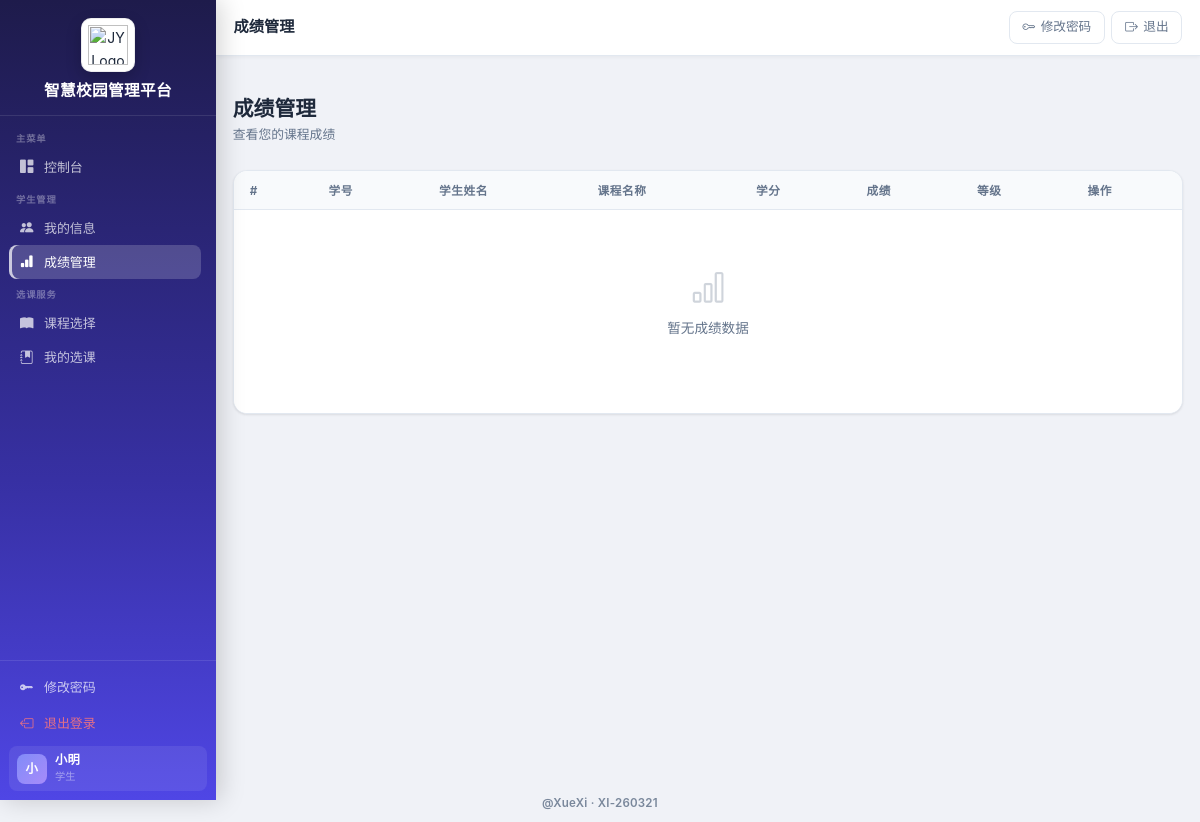
Before: /scores (signed in) with the older database file.
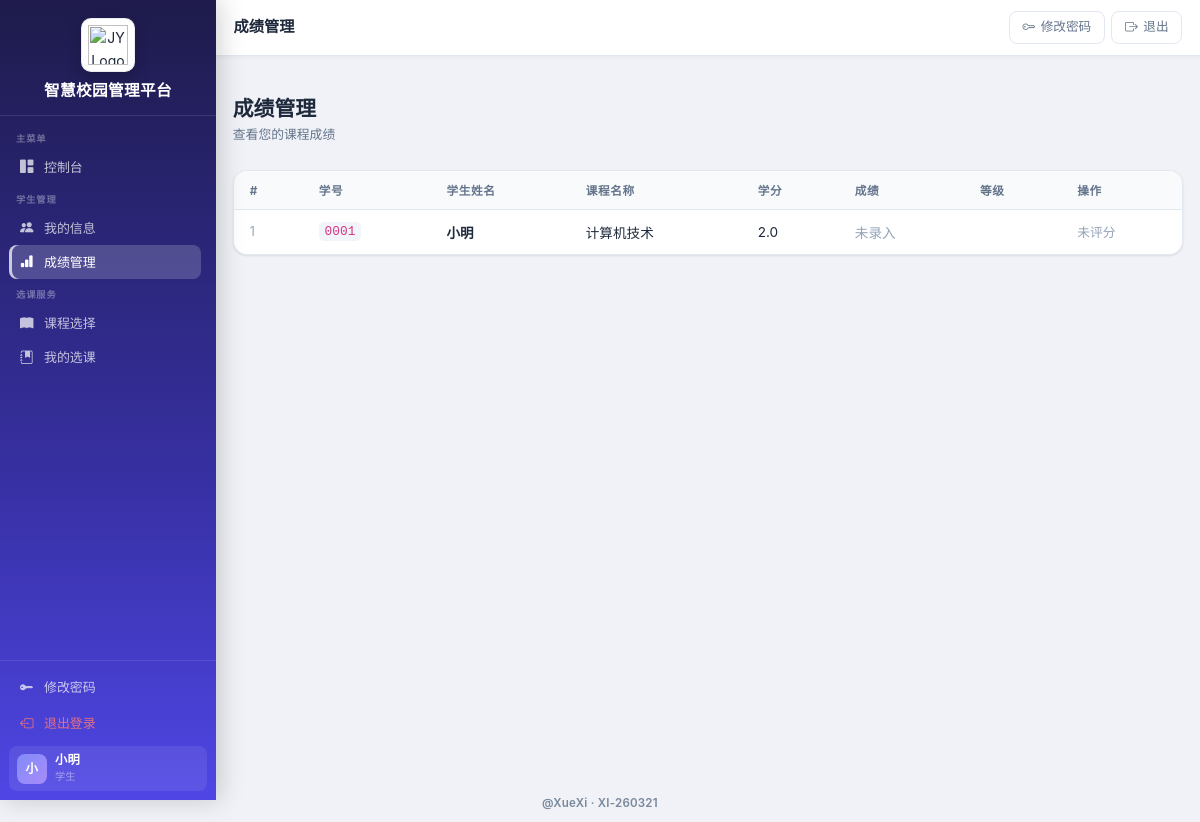
After: the same page with the newer database file.
### app.py (models this page shows)
class Enrollment(db.Model):
    __tablename__ = "enrollments"
    id = db.Column(db.Integer, primary_key=True)
    student_id = db.Column(db.Integer, db.ForeignKey("students.id"), nullable=False)
    course_id = db.Column(db.Integer, db.ForeignKey("courses.id"), nullable=False)
    score = db.Column(db.Float)
    grade = db.Column(db.String(5))  # 等级 A, B, C, D, F
    status = db.Column(db.String(20), default="enrolled")  # enrolled, withdrawn, completed
    enrollment_date = db.Column(db.DateTime, default=datetime.utcnow)
    completion_date = db.Column(db.DateTime)
    created_at = db.Column(db.DateTime, default=datetime.utcnow)
    updated_at = db.Column(db.DateTime, default=datetime.utcnow, onupdate=datetime.utcnow)
    __table_args__ = (db.UniqueConstraint("student_id", "course_id", name="unique_student_course"),)

class Student(db.Model):
    __tablename__ = "students"
    id = db.Column(db.Integer, primary_key=True)
    user_id = db.Column(db.Integer, db.ForeignKey("users.id"), unique=True)
    student_no = db.Column(db.String(50), unique=True, nullable=False)
    name = db.Column(db.String(100), nullable=False)
    gender = db.Column(db.String(10))
    age = db.Column(db.Integer)
    class_id = db.Column(db.Integer, db.ForeignKey("classes.id"))
    phone = db.Column(db.String(20))
    email = db.Column(db.String(100))
    major = db.Column(db.String(100))
    status = db.Column(db.String(20), default="enrolled")  # enrolled, leave, return, dropout
    id_number = db.Column(db.String(50), unique=True)
    enrollment_date = db.Column(db.Date)
    created_at = db.Column(db.DateTime, default=datetime.utcnow)
    updated_at = db.Column(db.DateTime, default=datetime.utcnow, onupdate=datetime.utcnow)
    user = db.relationship("User", backref="student_profile")
    enrollments = db.relationship("Enrollment", backref="student", lazy=True)
    status_changes = db.relationship("StudentStatusChange", backref="student", lazy=True)

class Course(db.Model):
    __tablename__ = "courses"
    id = db.Column(db.Integer, primary_key=True)
    course_no = db.Column(db.String(50), unique=True, nullable=False)
    course_name = db.Column(db.String(100), nullable=False)
    credits = db.Column(db.Float)  # 学分
    hours = db.Column(db.Integer)  # 学时
    teacher_id = db.Column(db.Integer, db.ForeignKey("teachers.id"))
    max_capacity = db.Column(db.Integer, default=50)
    semester = db.Column(db.String(20))  # 学期 如 2024-1
    status = db.Column(db.String(20), default="open")  # open, closed
    created_at = db.Column(db.DateTime, default=datetime.utcnow)
    updated_at = db.Column(db.DateTime, default=datetime.utcnow, onupdate=datetime.utcnow)
    enrollments = db.relationship("Enrollment", backref="course", lazy=True)
    co_teachers = db.relationship("Teacher", secondary=course_teacher_links, back_populates="co_courses")

### app.py (the view)
@app.route("/scores")
@login_required
def list_scores():
    if session.get("role") == "student":
        student = Student.query.filter_by(user_id=session["user_id"]).first()
        if not student:
            flash("当前账号未绑定学生档案，请联系管理员处理", "warning")
            return redirect(url_for("dashboard"))
        q = Enrollment.query.filter_by(student_id=student.id)
        enrollments = q.all()
    elif session.get("role") == "teacher":
        teacher_course_ids = _teacher_course_ids(session["user_id"])
        if teacher_course_ids:
            enrollments = Enrollment.query.filter(Enrollment.course_id.in_(teacher_course_ids)).all()
        else:
            enrollments = []
    else:
        enrollments = Enrollment.query.all()
    return render_template("scores/list.html", enrollments=enrollments)

### app.py (called while the page is built)
def login_required(f):
    @wraps(f)
    def decorated_function(*args, **kwargs):
        if "user_id" not in session:
            flash("请先登录", "warning")
            return redirect(url_for("login"))
        return f(*args, **kwargs)
    return decorated_function

@app.context_processor
def inject_role_flags():
    role = session.get("role")
    user_id = session.get("user_id")
    return {
        "is_counselor": role == "teacher" and _is_counselor(user_id)
    }

### templates/scores/list.html (shortened to what this page needs)
﻿{% extends "base.html" %}
{% block page_title %}成绩管理{% endblock %}
{% block content %}
<div class="page-header">
  <div>
    <h1 class="page-title">成绩管理</h1>
    <p class="page-subtitle">{% if session.role == 'student' %}查看您的课程成绩{% else %}录入和管理学生成绩{% endif %}</p>
  </div>
</div>
<div class="table-card">
  <div class="table-responsive">
    <table class="table">
      <thead>
        <tr>
          <th>#</th>
          <th>学号</th>
          <th>学生姓名</th>
          <th>课程名称</th>
          <th>学分</th>
          <th>成绩</th>
          <th>等级</th>
          <th>操作</th>
        </tr>
      </thead>
      <tbody>
        {% if enrollments %}
        {% for e in enrollments %}
        <tr>
          <td style="color:#94a3b8;font-size:.78rem">{{ loop.index }}</td>
          <td><code style="background:#f1f5f9;padding:.15em .45em;border-radius:.3rem;font-size:.8rem">{{ e.student.student_no }}</code></td>
          <td class="fw-semibold">{{ e.student.name }}</td>
          <td>{{ e.course.course_name }}</td>
          <td>{{ e.course.credits or '' }}</td>
          <td>
            {% if e.score is not none and e.score != '' %}
            <span class="fw-semibold {% if e.score >= 90 %}score-high{% elif e.score >= 60 %}score-mid{% else %}score-low{% endif %}">
              {{ e.score }}
            </span>
            {% else %}
            <span style="color:#94a3b8">未录入</span>
            {% endif %}
          </td>
          <td>
          </td>
          <td>
            {% if session.role in ['admin', 'teacher'] %}
            <a class="btn btn-sm {% if e.score %}btn-outline-primary{% else %}btn-outline-success{% endif %}"
               href="{{ url_for('record_score', enrollment_id=e.id) }}">
              {% if e.score %}<i class="bi bi-pencil"></i> 修改{% else %}<i class="bi bi-plus"></i> 录入{% endif %}
            </a>
            {% else %}
            <span style="color:#94a3b8;font-size:.8rem">{{ e.score if e.score else '未评分' }}</span>
            {% endif %}
          </td>
        </tr>
        {% endfor %}
        {% else %}
        <tr>
          <td colspan="8">
            <div class="no-data">
              <i class="bi bi-bar-chart"></i>
              <p>暂无成绩数据</p>
            </div>
          </td>
        </tr>
        {% endif %}
      </tbody>
    </table>
  </div>
</div>
{% endblock %}

Changed rows visible on the page:
added Enrollment: student.student_no "0001", student.name "小明", course.course_name "计算机技术", course "2.0", shows "未录入", score "未评分"
Other visible differences:
text no longer shown: "暂无成绩数据"
